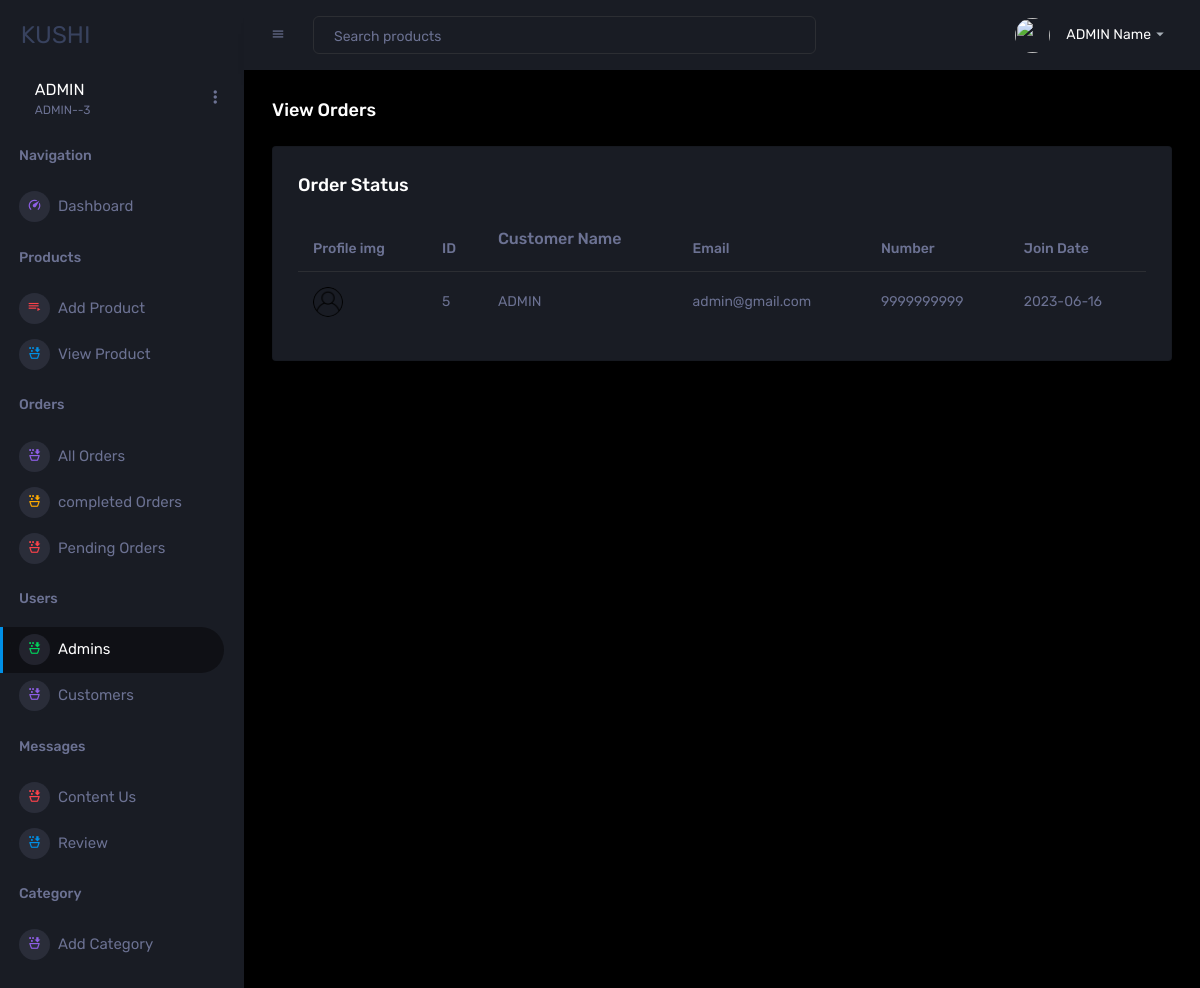
The page /admin/view_admin.php on the database its author committed.
### tables this page shows
CREATE TABLE `users` (
  `id` int(100) NOT NULL,
  `name` varchar(20) NOT NULL,
  `email` varchar(50) NOT NULL,
  `number` varchar(10) NOT NULL,
  `password` varchar(50) NOT NULL,
  `address` varchar(500) NOT NULL,
  `code` varchar(100) NOT NULL,
  `created_at` date NOT NULL DEFAULT current_timestamp(),
  `image` varchar(100) NOT NULL,
  `role` varchar(191) NOT NULL
);

### admin/view_admin.php (the view, shortened to what this page needs)
<?php include('./includes/header.php'); ?>
<div class="main-panel">
    <div class="content-wrapper">
        <div class="page-header">
            <h3 class="page-title">View Orders</h3>
        </div>
        <div class="row ">
            <div class="col-12 grid-margin mh-20">
                <div class="card">
                    <div class="card-body">
                        <h4 class="card-title">Order Status</h4>
                        <div class="table-responsive">
                            <table class="table table-hover">
                                <thead>
                                    <tr>
                                        <th> Profile img </th>
                                        <th> ID </th>
                                        <th>
                                            <h5> Customer Name </h5>
                                        </th>
                                        <th> Email </th>
                                        <th> Number </th>
                                        <th> Join Date </th>
                                    </tr>
                                </thead>
                                <?php
                                $select_account = $conn->prepare("SELECT * FROM `users` WHERE role=?");
                                $select_account->execute(["admin"]);
                                if ($select_account->rowCount() > 0) {
                                    while ($fetch_accounts = $select_account->fetch(PDO::FETCH_ASSOC)) {
                                        ?>
                                        <tbody>
                                            <tr>
                                                <td>
                                                    <?php if ($fetch_accounts['image'] == "") { ?>
                                                        <img src="./assets/images/user-icon.png" alt="">
                                                    <?php } else { ?>
                                                        <img src="./user_img/<?= $fetch_accounts['image']; ?>" alt="">
                                                    <?php } ?>
                                                </td>
                                                <td>
                                                    <?= $fetch_accounts['id']; ?>
                                                </td>
                                                <td>
                                                    <?= $fetch_accounts['name']; ?>
                                                </td>
                                                <td>
                                                    <?= $fetch_accounts['email']; ?>
                                                </td>
                                                <td>
                                                    <?= $fetch_accounts['number']; ?>
                                                </td>
                                                <td>
                                                    <?= $fetch_accounts['created_at']; ?>
                                                </td>
                                            </tr>
                                        </tbody>
                                        <?php
                                    }
                                } else {
                                    echo '<p class="empty">no orders placed yet!</p>';
                                }
                                ?>
                            </table>
                        </div>
                    </div>
                </div>
            </div>
        </div>
    </div>
</div>
<?php include('./includes/footer.php'); ?>

### rows shown on the page
users: id "5", name "ADMIN", email "admin@gmail.com", number "9999999999", created_at "2023-06-16"
